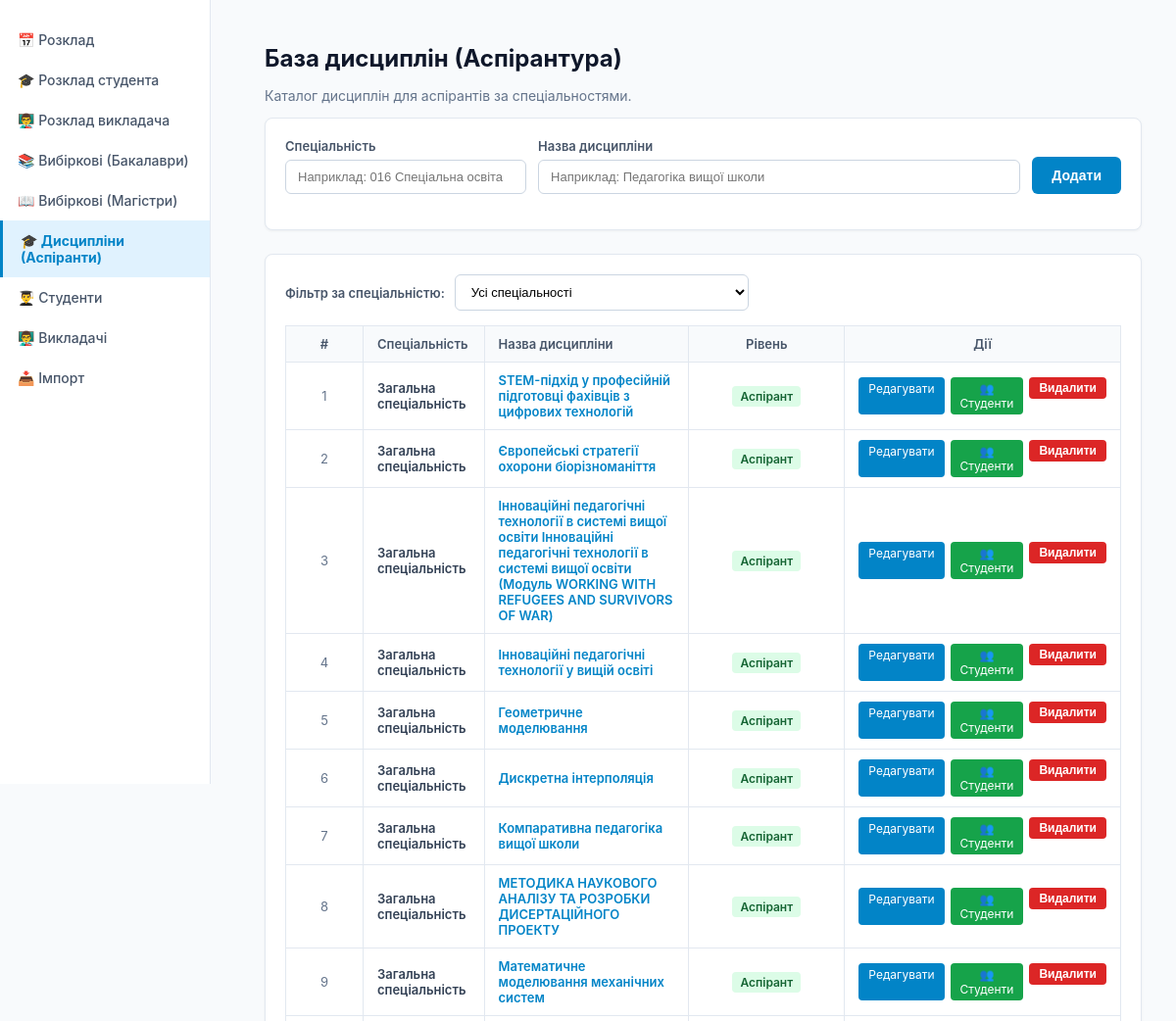
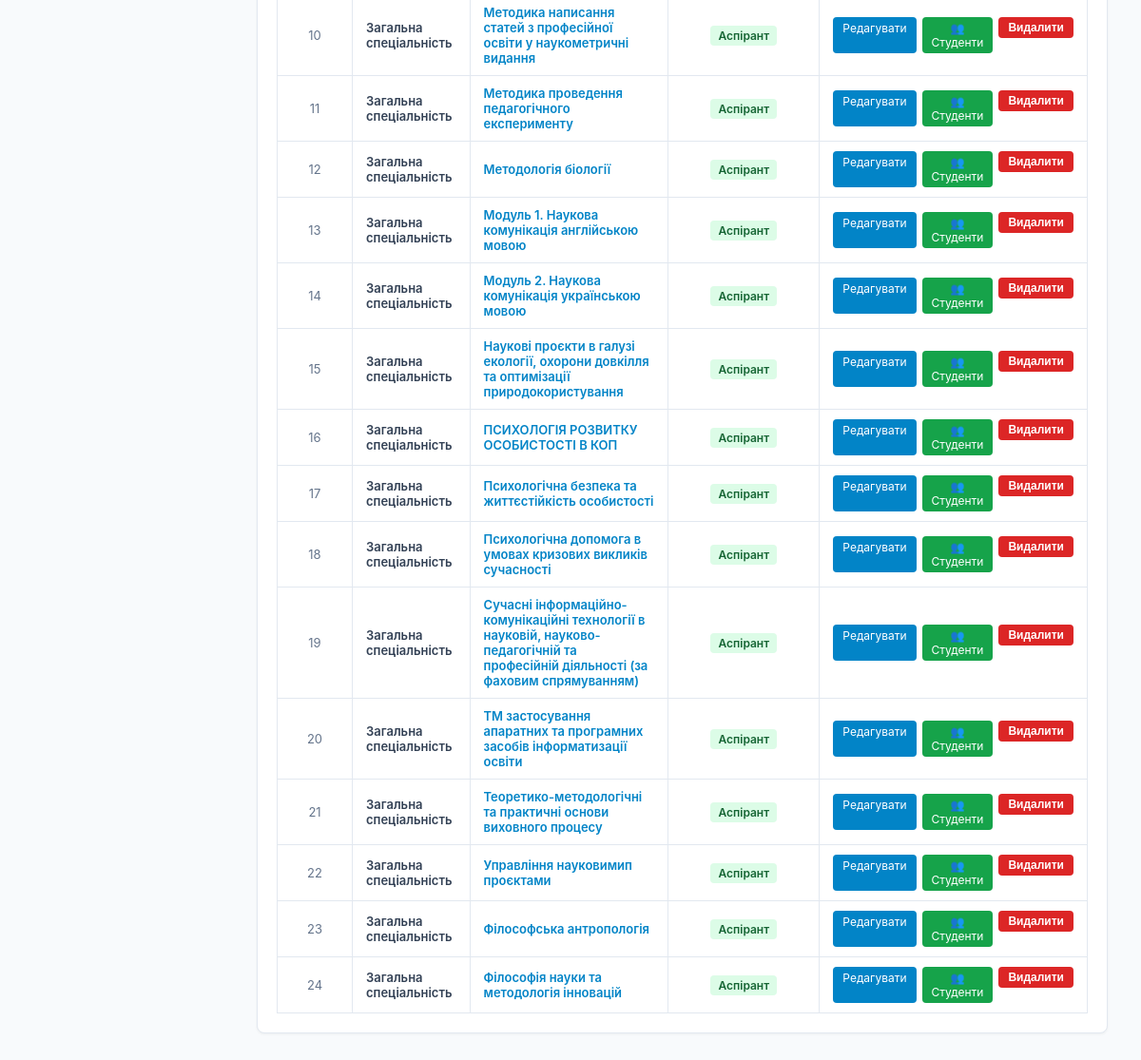
Before: /time-table/selective/postgraduate/ with the older database file (2 pictures, top to bottom).
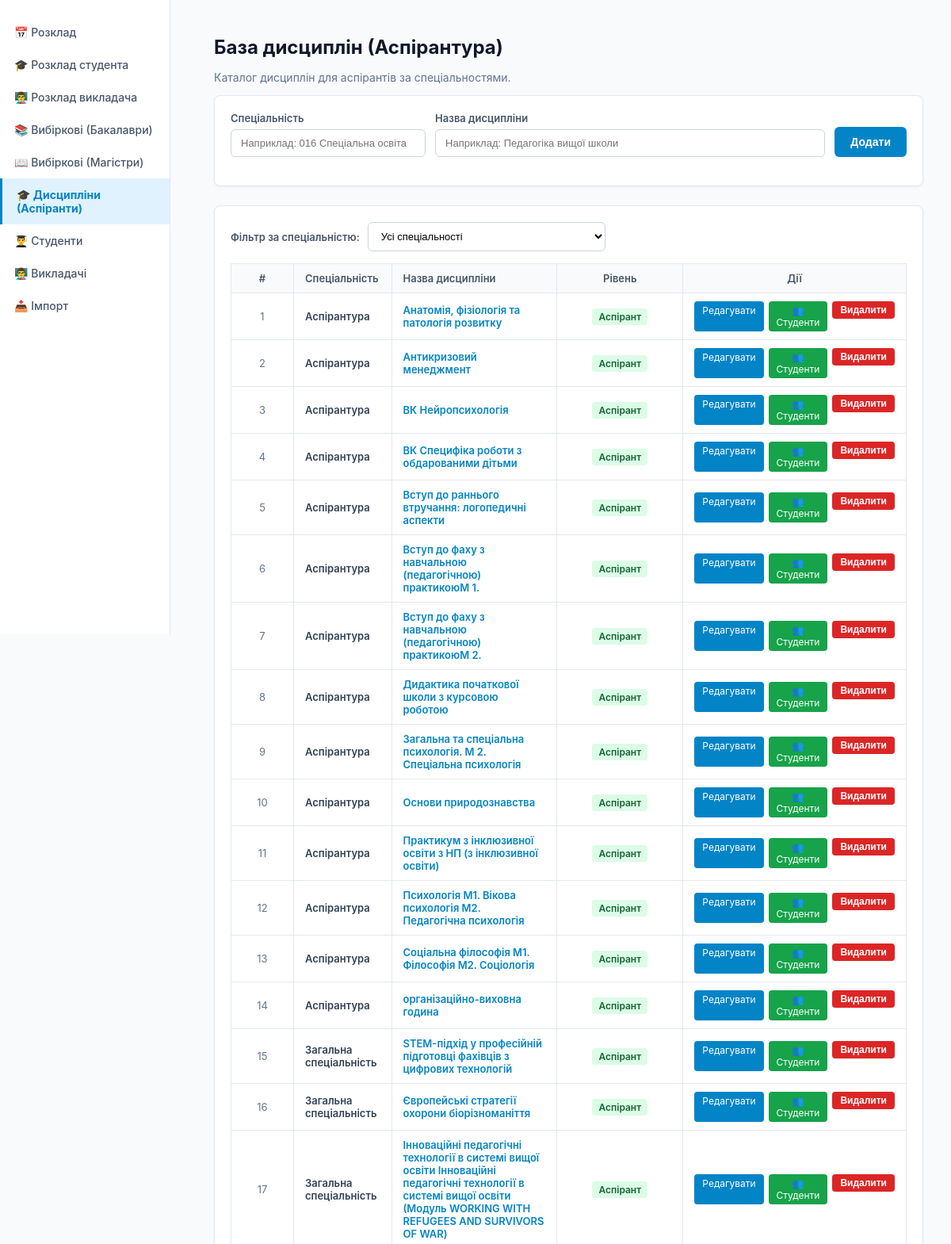
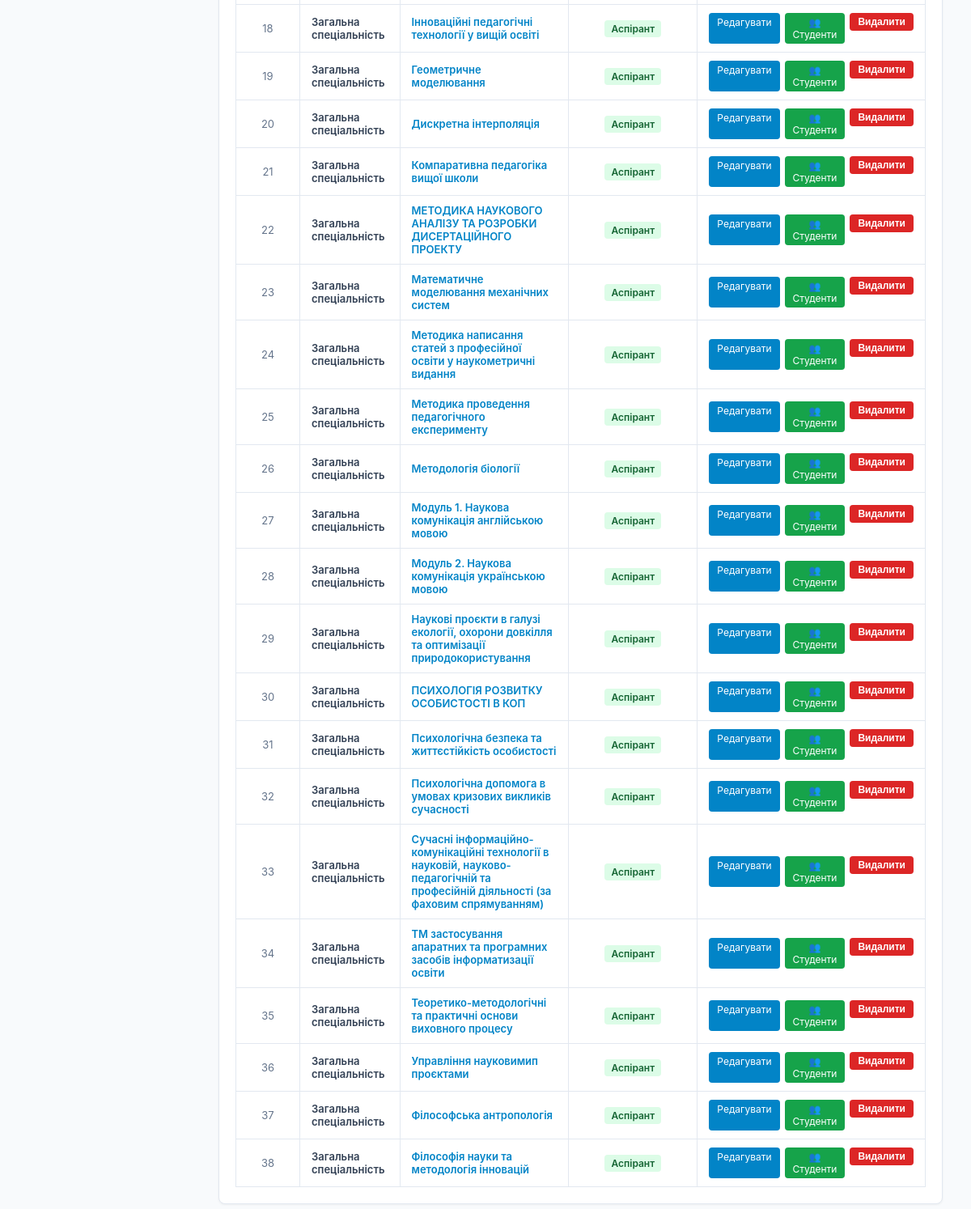
After: the same page with the newer database file (2 pictures, top to bottom).
### scheduler/models.py (models this page shows, shortened)
class Subject(models.Model):
    title = models.CharField(max_length=150, verbose_name="Назва дисципліни")
    is_elective = models.BooleanField(default=False, verbose_name="Вибірковий компонент")
    specialty = models.CharField(max_length=100, blank=True, default="", verbose_name="Спеціальність")
    students = models.ManyToManyField(Student, blank=True, related_name='selective_subjects', verbose_name="Студенти")
    LEVEL_CHOICES = [
        ('bachelor', 'Бакалавр'),
        ('master', 'Магістр'),
        ('postgraduate', 'Аспірант'),
    ]
    level = models.CharField(max_length=20, choices=LEVEL_CHOICES, default='bachelor', verbose_name="Освітній рівень")

### scheduler/views.py (the view, shortened to what this page needs)
# urls.py: path('time-table/selective/postgraduate/', views.selective_postgraduate_view, name='selective_postgraduate'),
def selective_postgraduate_view(request):
    edit_id = request.GET.get('edit')
    editing_subject = Subject.objects.filter(id=edit_id, level='postgraduate').first() if edit_id else None
    selected_spec = request.GET.get('specialty', '').strip()
    subjects_qs = Subject.objects.filter(level='postgraduate')
    if selected_spec:
        subjects_qs = subjects_qs.filter(specialty=selected_spec)
    subjects = subjects_qs.order_by('specialty', 'title')
    specialties = Subject.objects.filter(level='postgraduate').exclude(specialty="").values_list('specialty', flat=True).distinct().order_by('specialty')
    return render(request, "selective_postgraduate.html", {
        'subjects': subjects,
        'editing_subject': editing_subject,
        'specialties': specialties,
        'selected_spec': selected_spec,
    })

### scheduler/templates/selective_postgraduate.html (shortened to what this page needs)
﻿<!DOCTYPE html>
<html lang="uk">
<head>
</head>
<body>
    <div class="sidebar">
        <a href="/" class="sidebar-item">📅 Розклад</a>
        <a href="/time-table/student/" class="sidebar-item">🎓 Розклад студента</a>
        <a href="/time-table/teacher/" class="sidebar-item">👨‍🏫 Розклад викладача</a>
        <a href="/time-table/selective/bachelor/" class="sidebar-item">📚 Вибіркові (Бакалаври)</a>
        <a href="/time-table/selective/master/" class="sidebar-item">📖 Вибіркові (Магістри)</a>
        <a href="/time-table/selective/postgraduate/" class="sidebar-item active">🎓 Дисципліни (Аспіранти)</a>
        <a href="/students/" class="sidebar-item">👨‍🎓 Студенти</a>
        <a href="/teachers/" class="sidebar-item">👨‍🏫 Викладачі</a>
        <a href="/import/" class="sidebar-item">📥 Імпорт</a>
    </div>
    <div class="main-content">
        <h1>База дисциплін (Аспірантура)</h1>
        <p style="color: #64748b; margin-top: 0; font-size: 14px;">Каталог дисциплін для аспірантів за спеціальностями.</p>
        <div class="card">
            <form method="POST">
                <div class="form-row">
                    <div class="form-group">
                        <label class="field-label">Спеціальність</label>
                        <input type="text" name="specialty" value="{% if editing_subject %}{{ editing_subject.specialty }}{% endif %}" placeholder="Наприклад: 016 Спеціальна освіта" required>
                    </div>
                    <div class="form-group" style="flex: 2;">
                        <label class="field-label">Назва дисципліни</label>
                        <input type="text" name="title" value="{% if editing_subject %}{{ editing_subject.title }}{% endif %}" placeholder="Наприклад: Педагогіка вищої школи" required>
                    </div>
                    <div>
                        <button type="submit">{% if editing_subject %}Зберегти{% else %}Додати{% endif %}</button>
                    </div>
                </div>
            </form>
        </div>
        <div class="card">
            <form method="GET" style="margin-bottom: 15px; display: flex; gap: 10px; align-items: center;">
                <label style="font-size: 13px; font-weight: 600; color: #475569;">Фільтр за спеціальністю:</label>
                <select name="specialty" onchange="this.form.submit()" style="max-width: 300px;">
                    <option value="">Усі спеціальності</option>
                </select>
            </form>
            <table>
                <thead>
                    <tr>
                        <th style="width: 50px; text-align: center;">#</th>
                        <th>Спеціальність</th>
                        <th>Назва дисципліни</th>
                        <th style="width: 130px; text-align: center;">Рівень</th>
                        <th style="width: 140px; text-align: center;">Дії</th>
                    </tr>
                </thead>
                <tbody>
                    {% for s in subjects %}
                    <tr>
                        <td style="text-align: center; color: #64748b;">{{ forloop.counter }}</td>
                        <td style="font-weight: 600; color: #334155;">{{ s.specialty|default:"—" }}</td>
                        <td style="font-weight: 600; color: #0284c7;">{{ s.title }}</td>
                        <td style="text-align: center;"><span style="background: #dcfce7; color: #166534; padding: 3px 8px; border-radius: 4px; font-size: 12px; font-weight: 600;">Аспірант</span></td>
                        <td style="text-align: center;">
                            <div class="actions" style="justify-content: center;">
                                <a href="?edit={{ s.id }}" class="btn-sm" style="background: #0284c7; color: #fff;">Редагувати</a>
                                <a href="/time-table/selective/subject/{{ s.id }}/students/" class="btn-sm" style="background: #16a34a; color: #fff;">👥 Студенти</a>
                                <form method="POST" style="display:inline;" onsubmit="return confirm('Видалити цю дисципліну аспірантури?');">
                                    <button type="submit" class="btn-sm btn-danger" style="height: auto; padding: 4px 10px;">Видалити</button>
                                </form>
                            </div>
                        </td>
                    </tr>
                    {% empty %}
                    <tr>
                        <td colspan="5" class="empty">У базі аспірантури ще немає дисциплін.</td>
                    </tr>
                    {% endfor %}
                </tbody>
            </table>
        </div>
    </div>
</body>
</html>

### scheduler/templates/selective_postgraduate.html (style rules this page uses)
body { font-family: -apple-system, BlinkMacSystemFont, "Segoe UI", Roboto, sans-serif; margin: 0; background: #f8fafc; color: #0f172a; }
.sidebar { position: fixed; top: 0; left: 0; width: 215px; height: 100vh; border-right: 1px solid #e2e8f0; padding-top: 20px; background: #fff; box-sizing: border-box; }
.sidebar-item { padding: 12px 18px; display: flex; align-items: center; gap: 8px; color: #475569; text-decoration: none; font-size: 14px; font-weight: 500; }
.sidebar-item.active { background: #e0f2fe; color: #0284c7; font-weight: bold; border-left: 3px solid #0284c7; }
.main-content { margin-left: 235px; padding: 25px 35px; max-width: 1050px; }
h1 { margin: 0 0 15px 0; font-size: 24px; font-weight: 700; color: #0f172a; }
.card { background: #fff; border: 1px solid #e2e8f0; border-radius: 8px; padding: 20px; box-shadow: 0 1px 3px rgba(0,0,0,0.05); margin-bottom: 24px; }
.form-row { display: flex; gap: 12px; align-items: flex-end; }
.form-group { flex: 1; }
.field-label { display: block; font-size: 13px; color: #475569; margin-bottom: 6px; font-weight: 600; }
input[type="text"], select { width: 100%; padding: 9px 12px; border: 1px solid #cbd5e1; border-radius: 6px; box-sizing: border-box; font-size: 13px; background: #fff; }
button { background: #0284c7; color: #fff; border: none; font-weight: 600; cursor: pointer; padding: 9px 20px; border-radius: 6px; font-size: 14px; height: 38px; }
.btn-danger { background: #dc2626; }
table { width: 100%; border-collapse: collapse; margin-top: 10px; }
th, td { border: 1px solid #e2e8f0; padding: 10px 14px; text-align: left; font-size: 13px; }
th { background: #f8fafc; color: #475569; font-weight: 600; }
.actions { display: flex; gap: 6px; }
.btn-sm { padding: 4px 10px; font-size: 12px; height: auto; text-decoration: none; border-radius: 4px; display: inline-block; }

Changed rows visible on the page:
added Subject: specialty "Аспірантура", title "Анатомія, фізіологія та патологія розвитку"
added Subject: specialty "Аспірантура", title "Антикризовий менеджмент"
added Subject: specialty "Аспірантура", title "ВК Нейропсихологія"
added Subject: specialty "Аспірантура", title "ВК Специфіка роботи з обдарованими дітьми"
added Subject: specialty "Аспірантура", title "Вступ до раннього втручання: логопедичні аспекти"
added Subject: specialty "Аспірантура", title "Вступ до фаху з навчальною (педагогічною) практикоюМ 1."
added Subject: specialty "Аспірантура", title "Вступ до фаху з навчальною (педагогічною) практикоюМ 2."
added Subject: specialty "Аспірантура", title "Дидактика початкової школи з курсовою роботою"
added Subject: specialty "Аспірантура", title "Загальна та спеціальна психологія. М 2. Спеціальна психологія"
added Subject: specialty "Аспірантура", title "Основи природознавства"
added Subject: specialty "Аспірантура", title "Практикум з інклюзивної освіти з НП (з інклюзивної освіти)"
added Subject: specialty "Аспірантура", title "Психологія М1. Вікова психологія М2. Педагогічна психологія"
added Subject: specialty "Аспірантура", title "Соціальна філософія М1. Філософія М2. Соціологія"
added Subject: specialty "Аспірантура", title "організаційно-виховна година"
